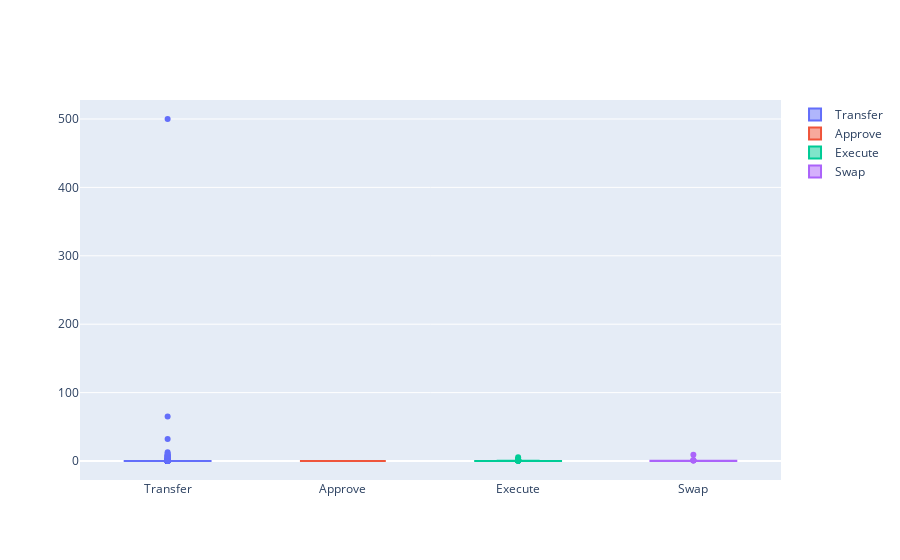

This figure's notebook cell:
### Code cell
data = []

# Create a box trace for each genre in our dataset
for method in df.Method.unique():
    if len(df[df.Method == method]) > 30:
        data.append(go.Box(y=df[df.Method == method].Value, name=method))

# Visualize
iplot(data, show_link=False)

### Figure 1 — Plotly figure (JSON) as saved in the notebook; plotly's stock layout.template omitted (floating-point values rounded to 4 significant figures; data arrays with more than 128 entries replaced by an {"elided": "..."} marker saying what was removed)
{"data": [{"name": "Transfer", "type": "box", "y": {"elided": "835 float values"}}, {"name": "Approve", "type": "box", "y": [0, 0, 0, 0, 0, 0, 0, 0, 0, 0, 0, 0, 0, 0, 0, 0, 0, 0, 0, 0, 0, 0, 0, 0, 0, 0, 0, 0, 0, 0, 0, 0, 0, 0, 0, 0, 0, 0, 0, 0, 0, 0, 0, 0, 0, 0, 0, 0, 0, 0, 0, 0, 0, 0, 0, 0, 0, 0, 0, 0, 0, 0, 0, 0, 0, 0, 0, 0, 0, 0, 0, 0, 0, 0, 0, 0, 0, 0, 0, 0, 0, 0, 0, 0, 0, 0, 0, 0, 0, 0, 0, 0, 0, 0, 0, 0, 0, 0, 0, 0, 0, 0, 0, 0, 0, 0, 0, 0, 0, 0, 0, 0, 0, 0, 0, 0, 0]}, {"name": "Execute", "type": "box", "y": {"elided": "154 float values"}}, {"name": "Swap", "type": "box", "y": [1, 0, 0.135, 0.12, 0, 0, 9, 0, 0.277, 0, 0.5, 0, 0, 0.16, 0, 0, 0, 0.55, 0, 0.2, 0.6, 0.155, 0, 0, 0, 0.2, 1.13, 0, 0, 0, 0, 0.2, 0.1, 0.015, 0, 0.3, 0]}], "layout": {}}
